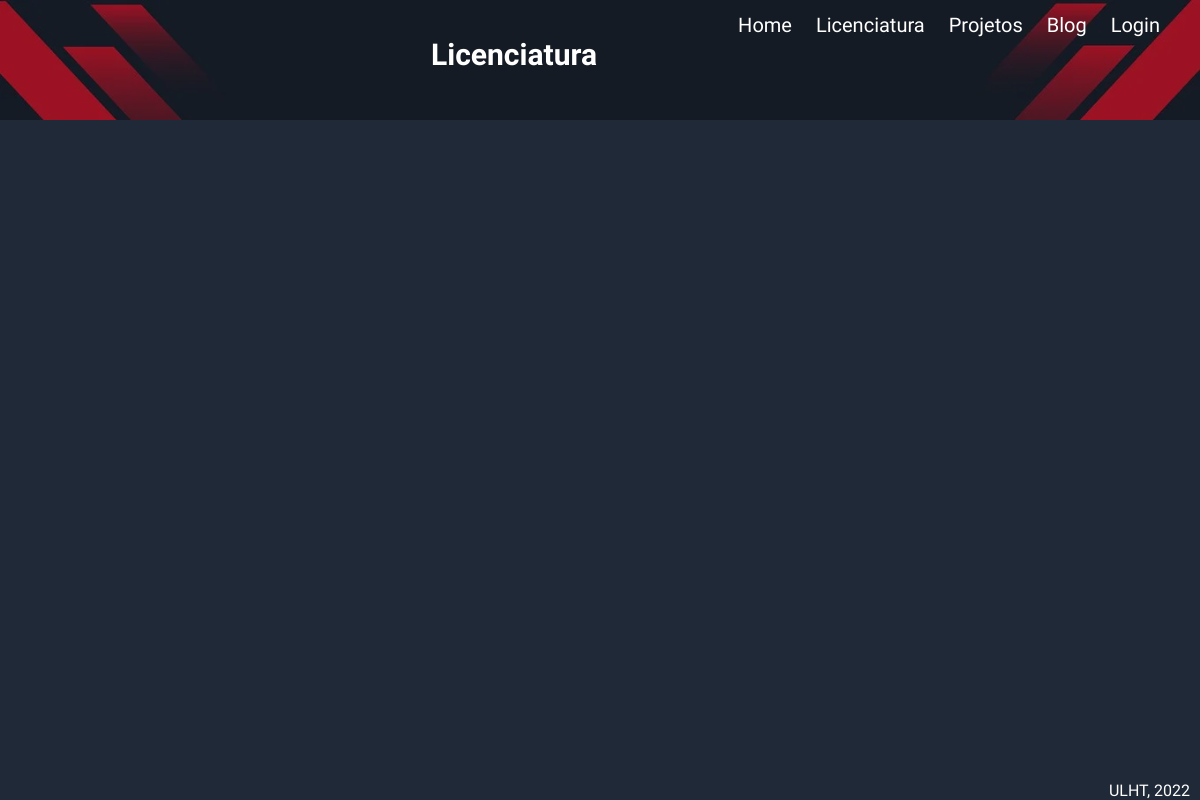
Page /licenciatura on the earlier database version.
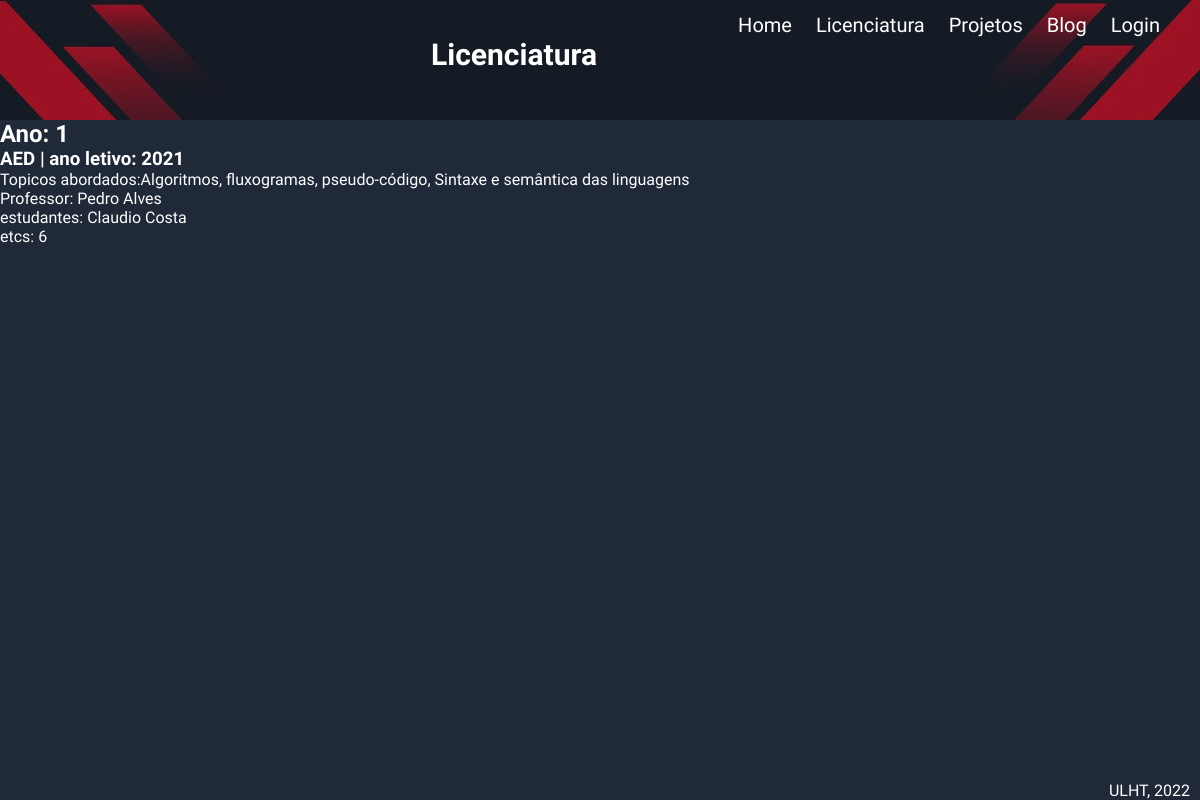
Same page on the later database version.
### portfolio/models.py (models this page shows, shortened)
class Subject(models.Model):
    name = models.CharField(max_length=30)
    year = models.IntegerField(default=0)
    etcs = models.IntegerField(default=0)
    semester = models.IntegerField(default=0)
    school_year = models.IntegerField(default=0)
    rank = models.IntegerField(default=0, validators=[
            MaxValueValidator(5),
            MinValueValidator(0)
        ])
    topics = models.CharField(max_length=100)
    students = models.ManyToManyField(Student, blank = True)
    teacher = models.ManyToManyField(Teacher, blank = True)

class Person(models.Model):
    name = models.CharField(max_length=50)
    linkdin = models.URLField()
    class Meta:
        abstract = True

class Teacher(Person,models.Model):
    lusofona_url = models.URLField()

class Student(Person,models.Model):
    portfolio = models.URLField()
    github = models.URLField()

### portfolio/views.py (the view)
# urls.py: path('licenciatura', views.licenciatura_page_view, name='licenciatura'),
def licenciatura_page_view(request):
    agora = datetime.datetime.now()
    local = 'Lisboa'
    context = {
        'cadeiras':Subject.objects.all().order_by('year','semester')[:3],
    }
    return render(request, 'portfolio/licenciatura.html',context)

### portfolio/templates/portfolio/licenciatura.html (shortened to what this page needs)
{% extends 'portfolio/layout.html' %}
{% block header %}
<div class="welcome-text">Licenciatura</div>
{% endblock %}
{% block main %}
{% for cadeira in cadeiras %}
<h2>Ano: {{cadeira.year}} </h2>
<div class="subjects-box">
    <div class="subjects-text">
        <h3>{{cadeira.name}} | ano letivo: {{cadeira.school_year}}</h3>
        <p>Topicos abordados:{{cadeira.topics}}</p>
        {% for teacher in cadeira.teacher.all %}
        <p>Professor: {{teacher.name}}</p>
        {% endfor %}
        {% for student in cadeira.students.all %}
        <p>estudantes: {{student.name}}</p>
        {% endfor %}
        <p>etcs: {{cadeira.etcs}}</p>
    </div>
</div>
{% endfor %}
{% endblock %}

Differences in the rows shown:
added Subject: year "1", name "AED", school_year "2021", topics "Algoritmos, fluxogramas, pseudo-código, Sintaxe e semântica das linguagens", etcs "6"
added Teacher: name "Pedro Alves"
added Student: name "Claudio Costa"
